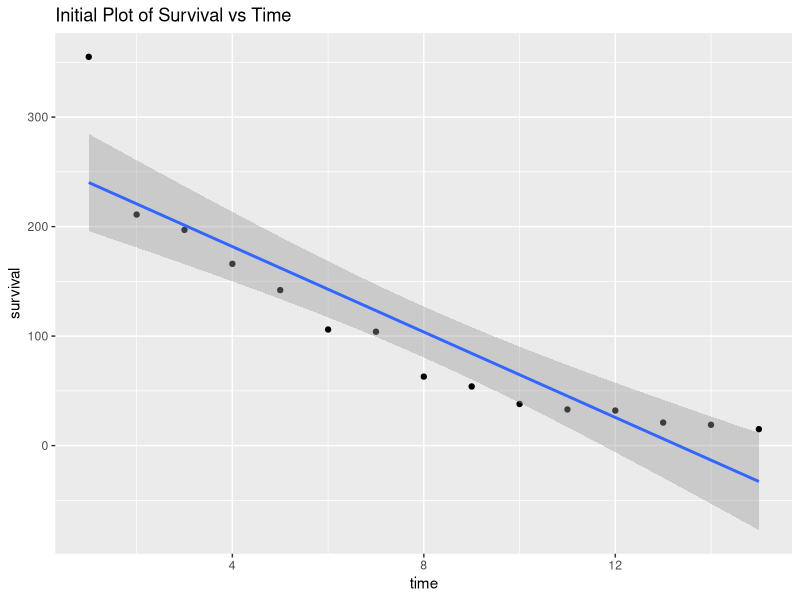
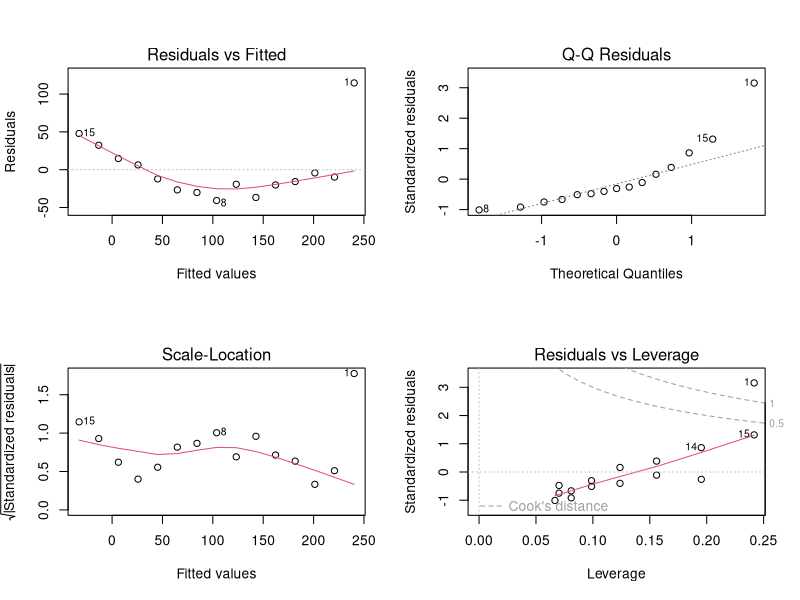

The R script that drew these images, in order: (Note: this script raises an error after producing the figures.)
library(tidyverse)
library(tidyr)
library(car)
library(MASS)  # Added for Box-Cox transformation

### Log Transformation for Linearity (survival.csv)
# Load data
sur <- read_csv("survival.csv") %>% na.omit()

# Initial Plot
ggplot(sur, aes(x = time, y = survival)) +
  geom_point() +
  geom_smooth(method = 'lm') +
  ggtitle("Initial Plot of Survival vs Time")

# Model with original data
model0 <- lm(survival ~ time, data = sur)
summary(model0)

# Plot diagnostics for model0
par(mfrow = c(2, 2))
plot(model0)
par(mfrow = c(1, 1))  # Reset plot layout

# Apply Box-Cox transformation
bc <- boxcox(lm(survival ~ time, data = sur))
lambda <- bc$x[which.max(bc$y)]
cat("Optimal lambda for survival:", lambda, "\n")

# Log-transformed model
model1 <- lm(log(survival) ~ time, data = sur)
summary(model1)

# Plot diagnostics for model1
par(mfrow = c(2, 2))
plot(model1)
par(mfrow = c(1, 1))

# Compare AIC values between original and log-transformed model
cat("AIC Comparison for Survival Models:\n")
print(AIC(model0, model1))


### Skewness Adjustment (mamal.csv)
# Load data
mam <- read_csv("mamal.csv") %>% na.omit()

# Initial Plot
ggplot(mam, aes(x = body_weight, y = brain_weight)) +
  geom_point() +
  geom_smooth(method = 'lm') +
  ggtitle("Initial Plot of Brain Weight vs Body Weight")

# Model with original data
model0_mam <- lm(brain_weight ~ body_weight, data = mam)
summary(model0_mam)
# Plot diagnostics for model1
par(mfrow = c(2, 2))
plot(model0_mam)
par(mfrow = c(1, 1))


# Apply log-log transformation for skewness
model1_mam <- lm(log(brain_weight) ~ log(body_weight), data = mam)
summary(model1_mam)

# Plot diagnostics for log-log transformed model
par(mfrow = c(2, 2))
plot(model1_mam)
par(mfrow = c(1, 1))

# Apply Box-Cox transformation
bc_mam <- boxcox(lm(brain_weight ~ body_weight, data = mam))
lambda_mam <- bc_mam$x[which.max(bc_mam$y)]
cat("Optimal lambda for brain_weight:", lambda_mam, "\n")

# Compare AIC values between original and log-log model
cat("AIC Comparison for Brain Weight Models:\n")
print(AIC(model0_mam, model1_mam))


### Box-Cox Transformations (supervisor.csv)
# Load data
sup <- read_csv("supervisor.csv") %>% na.omit()

# Initial Plot
ggplot(sup, aes(x = W, y = S)) +
  geom_point() +
  geom_smooth(method = 'lm') +
  ggtitle("Initial Plot of S vs W")

# Model with original data
model0_sup <- lm(S ~ W, data = sup)
summary(model0_sup)

# Plot diagnostics for model0_sup
par(mfrow = c(2, 2))
plot(model0_sup)
par(mfrow = c(1, 1))

# Apply Box-Cox transformation
bc_sup <- boxcox(lm(S ~ W, data = sup))
lambda_sup <- bc_sup$x[which.max(bc_sup$y)]
cat("Optimal lambda for S:", lambda_sup, "\n")

# Model with Box-Cox transformed S
model1_sup <- lm(((S^lambda_sup - 1) / lambda_sup) ~ W, data = sup)
summary(model1_sup)
par(mfrow = c(2, 2))
plot(model1_sup)
par(mfrow = c(1, 1))

# Log-log transformed model
model2_sup <- lm(log(S) ~ log(W), data = sup)
summary(model2_sup)
par(mfrow = c(2, 2))
plot(model2_sup)
par(mfrow = c(1, 1))

# Quadratic model with Box-Cox transformation
model3_sup <- lm(log(S) ~ W + I(W^2), data = sup)
summary(model3_sup)
par(mfrow = c(2, 2))
plot(model3_sup)
par(mfrow = c(1, 1))

# Compare AIC values across all models
cat("AIC Comparison for Supervisor Models:\n")
print(AIC(model0_sup, model1_sup, model2_sup, model3_sup))
